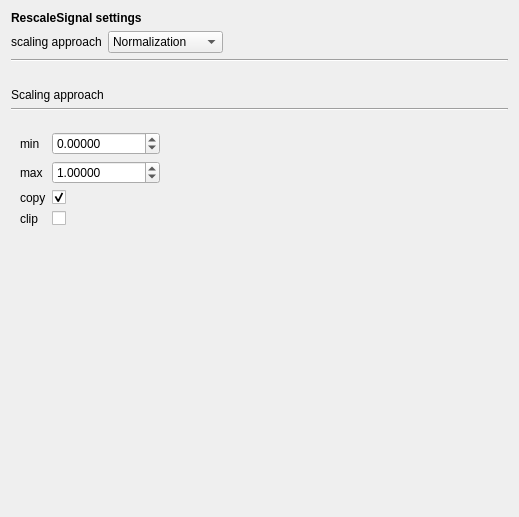
<?xml version="1.0" encoding="UTF-8"?>
<ui version="4.0">
 <class>RescaleSignalSettingsView</class>
 <widget class="QWidget" name="RescaleSignalSettingsView">
  <property name="geometry">
   <rect>
    <x>0</x>
    <y>0</y>
    <width>519</width>
    <height>517</height>
   </rect>
  </property>
  <property name="windowTitle">
   <string>Form</string>
  </property>
  <property name="toolTip">
   <string>Normalization : rescaling values from a specified min and max values.
Standardization : modifying the distribution of the values to have a mean of zero and/or a standard deviation of one.
Discretization : convert values into a finite set of intervals to limit the number of possible states</string>
  </property>
  <layout class="QVBoxLayout" name="verticalLayout_8">
   <item>
    <layout class="QVBoxLayout" name="verticalLayout_7">
     <item>
      <layout class="QVBoxLayout" name="verticalLayout_4">
       <item>
        <widget class="QLabel" name="label_8">
         <property name="font">
          <font>
           <weight>75</weight>
           <bold>true</bold>
          </font>
         </property>
         <property name="text">
          <string>RescaleSignal settings</string>
         </property>
         <property name="alignment">
          <set>Qt::AlignLeading|Qt::AlignLeft|Qt::AlignVCenter</set>
         </property>
        </widget>
       </item>
       <item>
        <layout class="QGridLayout" name="gridLayout_5">
         <item row="0" column="1">
          <widget class="QComboBox" name="scaling_approach_comboBox">
           <item>
            <property name="text">
             <string>Normalization</string>
            </property>
           </item>
           <item>
            <property name="text">
             <string>Standardization</string>
            </property>
           </item>
           <item>
            <property name="text">
             <string>Discretization</string>
            </property>
           </item>
          </widget>
         </item>
         <item row="0" column="0">
          <widget class="QLabel" name="label">
           <property name="text">
            <string>scaling approach</string>
           </property>
           <property name="alignment">
            <set>Qt::AlignLeading|Qt::AlignLeft|Qt::AlignVCenter</set>
           </property>
          </widget>
         </item>
         <item row="0" column="2">
          <spacer name="horizontalSpacer">
           <property name="orientation">
            <enum>Qt::Horizontal</enum>
           </property>
           <property name="sizeHint" stdset="0">
            <size>
             <width>40</width>
             <height>20</height>
            </size>
           </property>
          </spacer>
         </item>
        </layout>
       </item>
      </layout>
     </item>
     <item>
      <layout class="QVBoxLayout" name="verticalLayout_6">
       <item>
        <layout class="QVBoxLayout" name="verticalLayout">
         <item>
          <widget class="Line" name="line">
           <property name="orientation">
            <enum>Qt::Horizontal</enum>
           </property>
          </widget>
         </item>
         <item>
          <widget class="QLabel" name="label_2">
           <property name="text">
            <string/>
           </property>
          </widget>
         </item>
         <item>
          <layout class="QHBoxLayout" name="horizontalLayout_2"/>
         </item>
         <item>
          <widget class="QLabel" name="label_3">
           <property name="text">
            <string>Scaling approach</string>
           </property>
          </widget>
         </item>
         <item>
          <widget class="Line" name="line_2">
           <property name="orientation">
            <enum>Qt::Horizontal</enum>
           </property>
          </widget>
         </item>
        </layout>
       </item>
       <item>
        <layout class="QGridLayout" name="gridLayout_4">
         <item row="0" column="0">
          <widget class="QStackedWidget" name="stackedWidget">
           <property name="currentIndex">
            <number>0</number>
           </property>
           <widget class="QWidget" name="norm_page">
            <layout class="QHBoxLayout" name="horizontalLayout_5">
             <item>
              <layout class="QVBoxLayout" name="verticalLayout_5">
               <item>
                <layout class="QGridLayout" name="gridLayout">
                 <item row="2" column="1">
                  <widget class="QCheckBox" name="norm_copy_checkBox">
                   <property name="toolTip">
                    <string>Uncheck to perform inplace otherwise modified values are copied.</string>
                   </property>
                   <property name="text">
                    <string/>
                   </property>
                   <property name="checked">
                    <bool>true</bool>
                   </property>
                  </widget>
                 </item>
                 <item row="1" column="1">
                  <widget class="QDoubleSpinBox" name="norm_max_doubleSpinBox">
                   <property name="toolTip">
                    <string>Maximum of the desired range of transformed data.</string>
                   </property>
                   <property name="decimals">
                    <number>5</number>
                   </property>
                   <property name="minimum">
                    <double>-100000000.000000000000000</double>
                   </property>
                   <property name="maximum">
                    <double>100000000.000000000000000</double>
                   </property>
                   <property name="singleStep">
                    <double>0.010000000000000</double>
                   </property>
                   <property name="value">
                    <double>1.000000000000000</double>
                   </property>
                  </widget>
                 </item>
                 <item row="2" column="0">
                  <widget class="QLabel" name="norm_copy">
                   <property name="text">
                    <string>copy</string>
                   </property>
                   <property name="alignment">
                    <set>Qt::AlignLeading|Qt::AlignLeft|Qt::AlignVCenter</set>
                   </property>
                  </widget>
                 </item>
                 <item row="0" column="0">
                  <widget class="QLabel" name="norm_min">
                   <property name="text">
                    <string>min</string>
                   </property>
                   <property name="alignment">
                    <set>Qt::AlignLeading|Qt::AlignLeft|Qt::AlignVCenter</set>
                   </property>
                  </widget>
                 </item>
                 <item row="0" column="1">
                  <widget class="QDoubleSpinBox" name="norm_min_doubleSpinBox">
                   <property name="toolTip">
                    <string>Minimum of the desired range of transformed data.</string>
                   </property>
                   <property name="decimals">
                    <number>5</number>
                   </property>
                   <property name="minimum">
                    <double>-100000000.000000000000000</double>
                   </property>
                   <property name="maximum">
                    <double>100000000.000000000000000</double>
                   </property>
                   <property name="singleStep">
                    <double>0.010000000000000</double>
                   </property>
                   <property name="value">
                    <double>0.000000000000000</double>
                   </property>
                  </widget>
                 </item>
                 <item row="1" column="0">
                  <widget class="QLabel" name="norm_max">
                   <property name="text">
                    <string>max</string>
                   </property>
                   <property name="alignment">
                    <set>Qt::AlignLeading|Qt::AlignLeft|Qt::AlignVCenter</set>
                   </property>
                  </widget>
                 </item>
                 <item row="3" column="0">
                  <widget class="QLabel" name="norm_clip">
                   <property name="text">
                    <string>clip</string>
                   </property>
                   <property name="alignment">
                    <set>Qt::AlignLeading|Qt::AlignLeft|Qt::AlignVCenter</set>
                   </property>
                  </widget>
                 </item>
                 <item row="3" column="1">
                  <widget class="QCheckBox" name="norm_clip_checkBox">
                   <property name="toolTip">
                    <string>Check to clip transformed values of held-out data to provided feature range.</string>
                   </property>
                   <property name="text">
                    <string/>
                   </property>
                  </widget>
                 </item>
                </layout>
               </item>
              </layout>
             </item>
             <item>
              <spacer name="horizontalSpacer_2">
               <property name="orientation">
                <enum>Qt::Horizontal</enum>
               </property>
               <property name="sizeHint" stdset="0">
                <size>
                 <width>40</width>
                 <height>20</height>
                </size>
               </property>
              </spacer>
             </item>
            </layout>
           </widget>
           <widget class="QWidget" name="stand_page">
            <layout class="QHBoxLayout" name="horizontalLayout_4">
             <item>
              <layout class="QVBoxLayout" name="verticalLayout_2">
               <item>
                <layout class="QGridLayout" name="gridLayout_2">
                 <item row="0" column="0">
                  <widget class="QLabel" name="stand_copy">
                   <property name="text">
                    <string>copy</string>
                   </property>
                  </widget>
                 </item>
                 <item row="0" column="1">
                  <widget class="QCheckBox" name="stand_copy_checkBox">
                   <property name="toolTip">
                    <string>Uncheck to perform inplace otherwise modified values are copied.</string>
                   </property>
                   <property name="text">
                    <string/>
                   </property>
                   <property name="checked">
                    <bool>true</bool>
                   </property>
                  </widget>
                 </item>
                 <item row="1" column="0">
                  <widget class="QLabel" name="stand_with_mean">
                   <property name="text">
                    <string>with_mean</string>
                   </property>
                  </widget>
                 </item>
                 <item row="1" column="1">
                  <widget class="QCheckBox" name="stand_with_mean_checkBox">
                   <property name="toolTip">
                    <string>Check to center the data before scaling.</string>
                   </property>
                   <property name="text">
                    <string/>
                   </property>
                   <property name="checked">
                    <bool>true</bool>
                   </property>
                  </widget>
                 </item>
                 <item row="2" column="0">
                  <widget class="QLabel" name="stand_with_std">
                   <property name="text">
                    <string>with_std</string>
                   </property>
                  </widget>
                 </item>
                 <item row="2" column="1">
                  <widget class="QCheckBox" name="stand_with_std_checkBox">
                   <property name="toolTip">
                    <string>Check to scale the data to unit standard deviation.</string>
                   </property>
                   <property name="text">
                    <string/>
                   </property>
                   <property name="checked">
                    <bool>true</bool>
                   </property>
                  </widget>
                 </item>
                </layout>
               </item>
              </layout>
             </item>
             <item>
              <spacer name="horizontalSpacer_3">
               <property name="orientation">
                <enum>Qt::Horizontal</enum>
               </property>
               <property name="sizeHint" stdset="0">
                <size>
                 <width>40</width>
                 <height>20</height>
                </size>
               </property>
              </spacer>
             </item>
            </layout>
           </widget>
           <widget class="QWidget" name="discr_page">
            <layout class="QHBoxLayout" name="horizontalLayout_3">
             <item>
              <layout class="QVBoxLayout" name="verticalLayout_3">
               <item>
                <layout class="QGridLayout" name="gridLayout_3">
                 <item row="0" column="0">
                  <widget class="QLabel" name="discr_n_bins">
                   <property name="text">
                    <string>number of bins</string>
                   </property>
                  </widget>
                 </item>
                 <item row="0" column="1">
                  <widget class="QSpinBox" name="discr_n_bins_spinBox">
                   <property name="toolTip">
                    <string>The number of bins to produce. Raises ValueError if n_bins &lt; 2. </string>
                   </property>
                   <property name="maximum">
                    <number>10000</number>
                   </property>
                   <property name="value">
                    <number>5</number>
                   </property>
                  </widget>
                 </item>
                 <item row="1" column="0">
                  <widget class="QLabel" name="discr_encode">
                   <property name="text">
                    <string>encode</string>
                   </property>
                  </widget>
                 </item>
                 <item row="1" column="1">
                  <widget class="QComboBox" name="discr_encode_comboBox">
                   <property name="toolTip">
                    <string>Method used to encode the transformed result.

onehot
Encode the transformed result with one-hot encoding and return a sparse matrix. Ignored features are always stacked to the right.

onehot-dense
Encode the transformed result with one-hot encoding and return a dense array. Ignored features are always stacked to the right.

ordinal
Return the bin identifier encoded as an integer value.</string>
                   </property>
                   <item>
                    <property name="text">
                     <string>onehot</string>
                    </property>
                   </item>
                   <item>
                    <property name="text">
                     <string>onehot-dense</string>
                    </property>
                   </item>
                   <item>
                    <property name="text">
                     <string>ordinal</string>
                    </property>
                   </item>
                  </widget>
                 </item>
                 <item row="2" column="0">
                  <widget class="QLabel" name="discr_strategy">
                   <property name="text">
                    <string>strategy</string>
                   </property>
                  </widget>
                 </item>
                 <item row="2" column="1">
                  <widget class="QComboBox" name="discr_strategy_comboBox">
                   <property name="toolTip">
                    <string>Strategy used to define the widths of the bins.

uniform
All bins in each feature have identical widths.

quantile
All bins in each feature have the same number of points.

kmeans
Values in each bin have the same nearest center of a 1D k-means cluster.</string>
                   </property>
                   <item>
                    <property name="text">
                     <string>quantile</string>
                    </property>
                   </item>
                   <item>
                    <property name="text">
                     <string>uniform</string>
                    </property>
                   </item>
                   <item>
                    <property name="text">
                     <string>kmeans</string>
                    </property>
                   </item>
                  </widget>
                 </item>
                 <item row="3" column="0">
                  <widget class="QLabel" name="discr_dtype">
                   <property name="text">
                    <string>dtype</string>
                   </property>
                  </widget>
                 </item>
                 <item row="3" column="1">
                  <widget class="QComboBox" name="discr_dtype_comboBox">
                   <property name="toolTip">
                    <string>The desired data-type for the output. If None, output dtype is consistent with input dtype. Only np.float32 and np.float64 are supported.</string>
                   </property>
                   <item>
                    <property name="text">
                     <string>None</string>
                    </property>
                   </item>
                   <item>
                    <property name="text">
                     <string>np.float32</string>
                    </property>
                   </item>
                   <item>
                    <property name="text">
                     <string>np.float64</string>
                    </property>
                   </item>
                  </widget>
                 </item>
                </layout>
               </item>
              </layout>
             </item>
             <item>
              <spacer name="horizontalSpacer_4">
               <property name="orientation">
                <enum>Qt::Horizontal</enum>
               </property>
               <property name="sizeHint" stdset="0">
                <size>
                 <width>40</width>
                 <height>20</height>
                </size>
               </property>
              </spacer>
             </item>
            </layout>
           </widget>
          </widget>
         </item>
         <item row="1" column="0">
          <spacer name="verticalSpacer_2">
           <property name="orientation">
            <enum>Qt::Vertical</enum>
           </property>
           <property name="sizeHint" stdset="0">
            <size>
             <width>20</width>
             <height>40</height>
            </size>
           </property>
          </spacer>
         </item>
        </layout>
       </item>
      </layout>
     </item>
     <item>
      <spacer name="verticalSpacer">
       <property name="orientation">
        <enum>Qt::Vertical</enum>
       </property>
       <property name="sizeHint" stdset="0">
        <size>
         <width>20</width>
         <height>40</height>
        </size>
       </property>
      </spacer>
     </item>
    </layout>
   </item>
  </layout>
 </widget>
 <resources/>
 <connections>
  <connection>
   <sender>scaling_approach_comboBox</sender>
   <signal>currentTextChanged(QString)</signal>
   <receiver>RescaleSignalSettingsView</receiver>
   <slot>on_scaling_approach_choose()</slot>
   <hints>
    <hint type="sourcelabel">
     <x>212</x>
     <y>42</y>
    </hint>
    <hint type="destinationlabel">
     <x>317</x>
     <y>48</y>
    </hint>
   </hints>
  </connection>
 </connections>
 <slots>
  <slot>on_choose()</slot>
  <slot>on_input_format_changed()</slot>
  <slot>on_scaling_approach_choose()</slot>
 </slots>
</ui>
